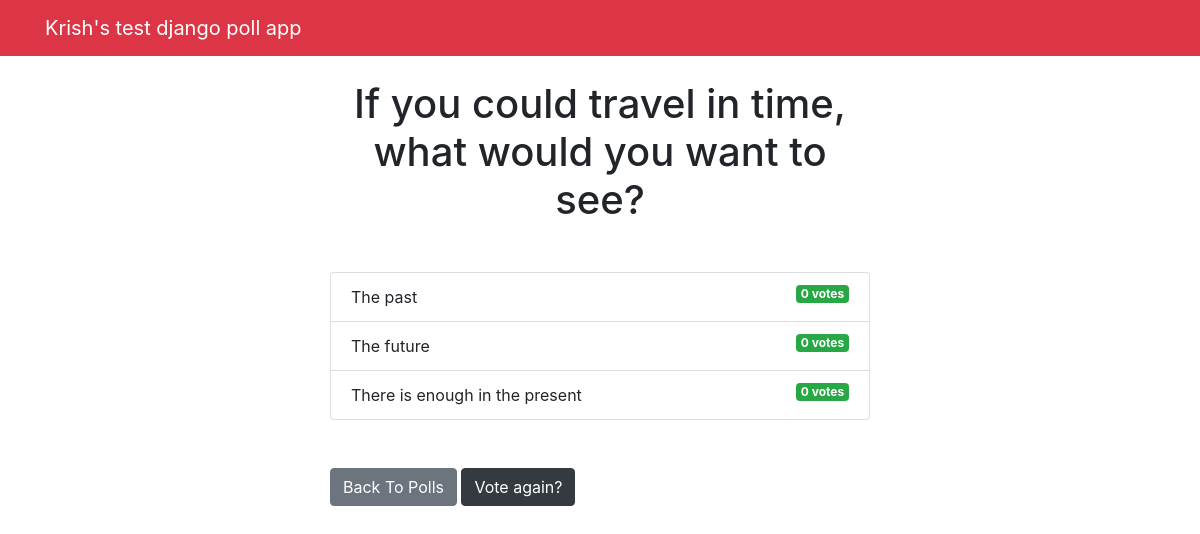
Page /polls/6/results/ on the committed database.
### polls/models.py (models this page shows, shortened)
class Question(models.Model):
    question_text = models.CharField(max_length=200)
    pub_date = models.DateTimeField('Date published')

class Choice(models.Model):
    question = models.ForeignKey(Question, on_delete=models.CASCADE)
    choice_text = models.CharField(max_length=200)
    votes = models.IntegerField(default=0)

### polls/views.py (the view)
# urls.py: path('<int:question_id>/results/', views.results, name='results'),
def results(request, question_id):
  question = get_object_or_404(Question, pk=question_id)
  return render(request, 'polls/results.html', { 'question': question })

### templates/polls/results.html
{% extends 'base.html' %}
{% block content %}
<h1 class="mb-5 text-center">{{ question.question_text }}</h1>
<ul class="list-group mb-5">
	{% for choice in question.choice_set.all %}
	<li class="list-group-item">
		{{ choice.choice_text }}  <span class="badge badge-success float-right">{{ choice.votes }} vote{{ choice.votes | pluralize }}</span>
	</li>
	{% endfor %}
</ul>
<a class="btn btn-secondary" href="{% url 'polls:index' %}">Back To Polls</a>
<a class="btn btn-dark" href="{% url 'polls:detail' question.id %}">Vote again?</a>
{% endblock %}

### rows in the picture
Question: question_text "If you could travel in time, what would you want to see?"
Choice: choice_text "The past", votes "0", votes|pluralize "s"
Choice: choice_text "The future", votes "0", votes|pluralize "s"
Choice: choice_text "There is enough in the present", votes "0", votes|pluralize "s"
